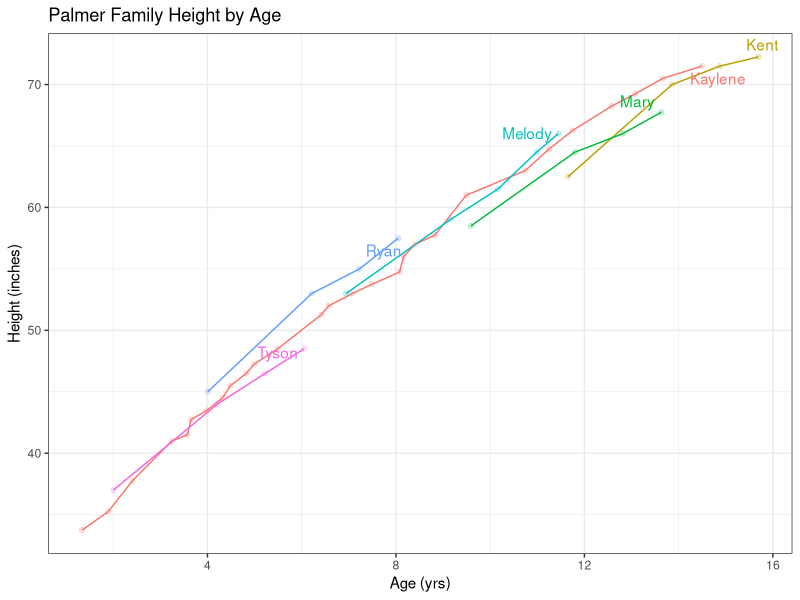

This chart was generated by the following R code: (Note: this script raises an error after producing the figure.)
library(tidyverse) 
library(dplyr)
library(lubridate)
library(ggrepel)
library(stringr)

df = read_csv("Palmer_family_height.csv")

heights = df %>% mutate(date=mdy(date)) %>%
  mutate(birthday = case_when(
    name == "Kaylene" ~ "1982-11-05",
    name == "Kent" ~ "2004-03-10",
    name == "Mary" ~ "2006-04-01",
    name == "Melody" ~ "2008-11-23",
    name == "Ryan" ~ "2011-10-31",
    name == "Tyson" ~ "2013-10-31"
  )) %>%
  mutate(birthday=ymd(birthday)) %>%
  mutate(age = date-birthday) %>%
  mutate(age_years = as.double.difftime(age)/365)

labelpos = heights %>% group_by(name) %>% summarise(age_years=max(age_years),height=max(height))

p1 = ggplot() + 
  geom_line(data=heights,aes(x=age_years,y=height,group=name,color=name)) +
  geom_point(data=heights,aes(x=age_years,y=height,group=name,color=name),alpha=0.2) +
  geom_text_repel(data=labelpos,aes(x=age_years,y=height,label=name,color=name),hjust=0) +
  guides(color=FALSE) +
  labs(y="Height (inches)",x="Age (yrs)",title="Palmer Family Height by Age") +
  theme_bw()


#Question 2: When do they tend to take these measurements?
df2 = df %>% mutate(date = mdy(date)) %>%
  mutate(month=month(date),day=day(date),yearday=yday(date))

yeardistr = df2 %>% group_by(yearday,name) %>% summarise(n=n())

yeardays = c()
for (i in (1:12)){
  date = mdy(str_c(i,"-1-19")) 
  yeardays = append(yearday,yday(date))
}

month_names = c("Jan","Feb","Mar","Apr", "May", "Jun", "July", 'Aug', "Sept", "Oct", "Nov", "Dec","dec")
month_titles = data.frame(yeardays,month_names) %>% head(12)


p2 = ggplot() +
  geom_col(data=yeardistr,aes(x=yearday,y=n)) +
  scale_x_continuous(breaks=yeardays) +
  scale_y_continuous(breaks=(0:3)*2,minor_breaks = (0:0)) +
  geom_text(data=month_titles,aes(x=yeardays,y=-.4,label=month_names)) +
  labs(title="Dates of measurement throughout the year",subtitle='Combined data, 1984-2019',x="",y="Counts") +
  theme_minimal()

#The Palmer family tends to measure heights around the turning of the month.

p1
ggsave("Height-By-Age.png",)

ggsave("Height-By-Age.png",plot=p1,device="png",width=7,height=5,units="in")
ggsave("Measurement-Timing.png",plot=p2,device="png",width=7,height=5,units="in")
